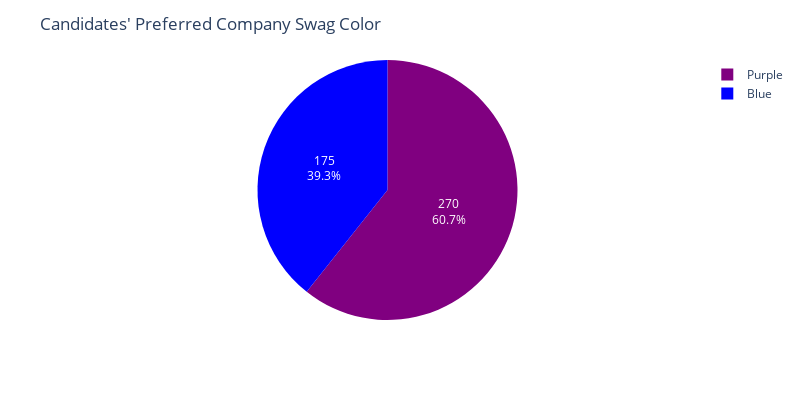

The code cell stored with this chart in its notebook:
### Code cell
import plotly.express as px
fig = px.pie(cand_color, values='Frequency', names='Color',
             color_discrete_map={'Purple':'purple','Blue':'blue'},
            color_discrete_sequence=['purple','blue'],
            width=800, height=400)

fig.update_layout(
    title_text="Candidates' Preferred Company Swag Color",)
fig.update_traces(textinfo='percent+value')
fig.write_image("../images/candidate_profile/Candidate_pref_color.png", format='png',engine='kaleido')
fig.show()

### Figure 1 — Plotly figure (JSON) as saved in the notebook; plotly's stock layout.template omitted (floating-point values rounded to 4 significant figures)
{"data": [{"domain": {"x": [0, 1], "y": [0, 1]}, "hovertemplate": "Color=%{label}<br>Frequency=%{value}<extra></extra>", "labels": ["Purple", "Blue"], "legendgroup": "", "name": "", "showlegend": true, "textinfo": "percent+value", "type": "pie", "values": [270, 175]}], "layout": {"height": 400, "legend": {"tracegroupgap": 0}, "margin": {"t": 60}, "piecolorway": ["purple", "blue"], "title": {"text": "Candidates' Preferred Company Swag Color"}, "width": 800}}
